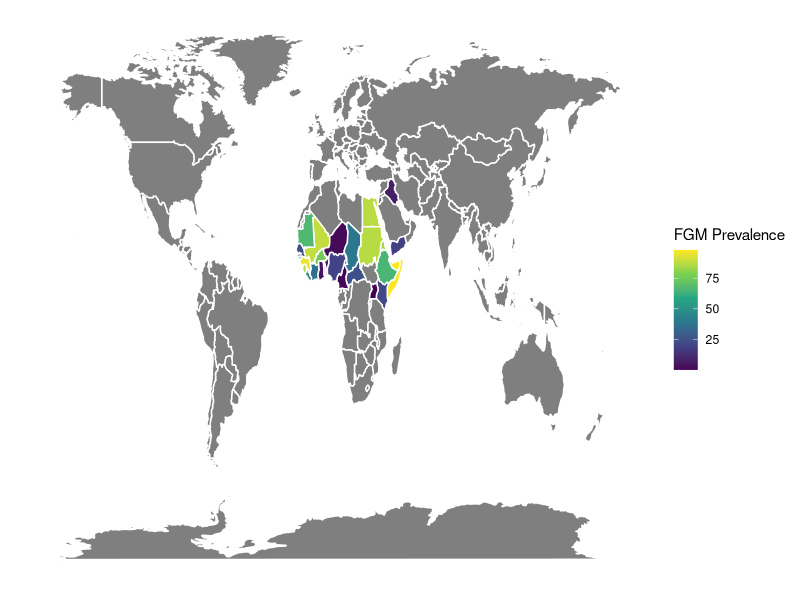
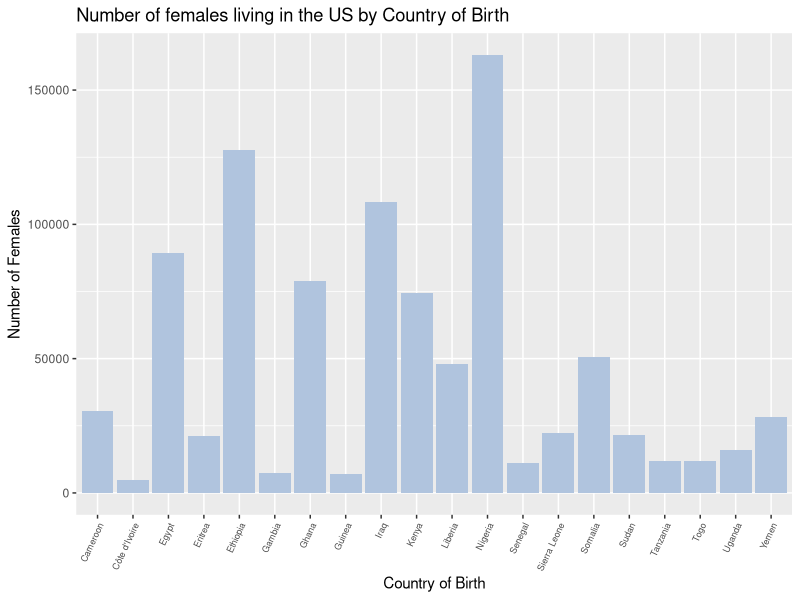
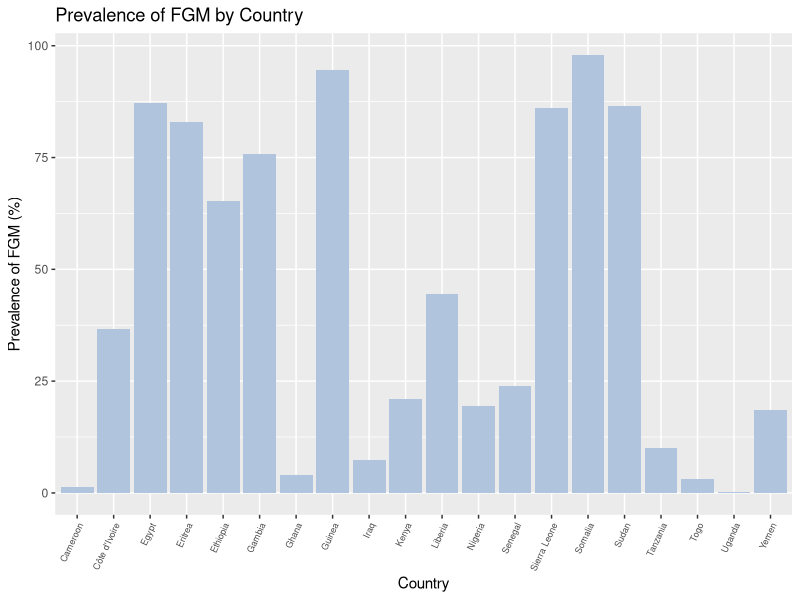
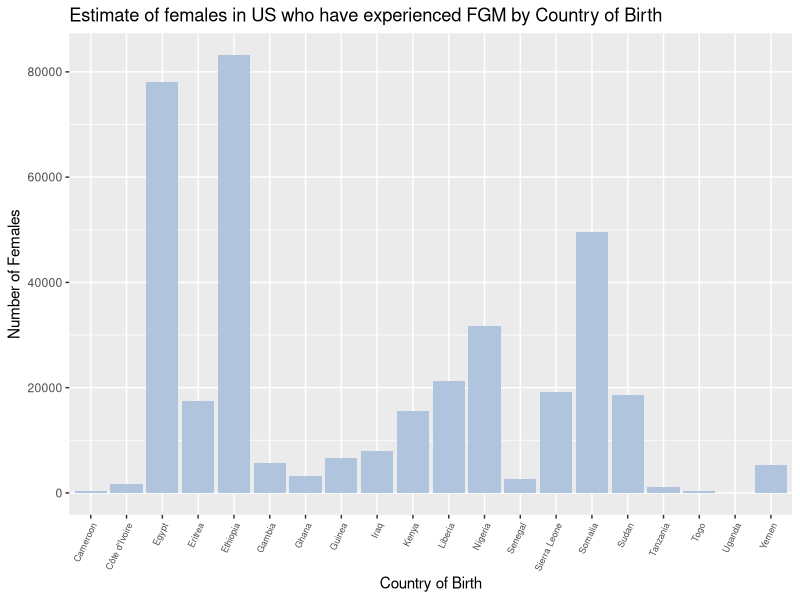

The R script that drew these images, in order:
## ---- chunk 1
knitr::opts_chunk$set(echo = TRUE)
## ---- chunk 2
library(readxl)
library(dplyr)
library(ggplot2)
library(tidyverse)
library(maps)
## ---- chunk 3
#Importing ACS data 
pob_acs <- read.csv("BST 260 Project Data.csv")
## ---- chunk 4
#Importing FGM Prev data 
fgm_prev <- read_xlsx("FGM-prevalence.xlsx")
## ---- chunk 5
#Filtering data set down to countries that practice FGM 
pob_fgm <- pob_acs %>% filter(Place.of.birth %in% c("Yemen",
                                                  "Iraq",
                                                  "Cameroon",
                                                  "Egypt",
                                                  "Ethiopia",
                                                  "Eritrea",
                                                  "Gambia",
                                                  "Ghana",
                                                  "Guinea",
                                                  "Ivory Coast (2017 or later)",
                                                  "Kenya",
                                                  "Liberia",
                                                  "Nigeria",
                                                  "Senegal",
                                                  "Sierra Leone",
                                                  "Somalia",
                                                  "Sudan",
                                                  "Tanzania",
                                                  "Togo",
                                                  "Uganda"))
## ---- chunk 6
#Changing the variable names 
pob_fgm <- pob_fgm %>% rename(Country = Place.of.birth)
fgm_prev <- fgm_prev %>% rename("fgm_prevalence" = "FGM prevalence among girls and women (%)")
## ---- chunk 7
#World Map 
world_map = map_data("world")

#Rename any countries to match 
world_map$region <- str_replace_all(world_map$region, "Ivory Coast", "Côte d'Ivoire")

world_map_fgm <- left_join(world_map,fgm_prev,by = c("region" = "Country"))


ggplot(world_map_fgm, aes(x = long, y = lat, group = group)) +
      geom_polygon(aes_string(fill="fgm_prevalence"), color = "white") + 
     scale_fill_viridis_c(name = "FGM Prevalence")+
      theme(panel.grid.major = element_blank(), 
            panel.background = element_blank(),
            axis.title = element_blank(), 
            axis.text = element_blank(),
            axis.ticks = element_blank())

## ---- chunk 8
# Changing the names of countries to match 
pob_fgm$Country <- str_replace_all(pob_fgm$Country, "Ivory Coast \\(2017 or later\\)", "Côte d'Ivoire")
fgm_prev$Country <- str_replace_all(fgm_prev$Country, "United Republic of Tanzania", "Tanzania")
## ---- chunk 9
#Join the dataset 
fgm_combined <- inner_join(pob_fgm, fgm_prev, by = c("Country"))
## ---- chunk 10
#Remove male and total population columns 
fgm_combined <- fgm_combined[-c(2,3)]
## ---- chunk 11
#Estimate the number of females who have experienced FGM in US 
fgm_combined$fgm_estimate <- fgm_combined$Female*(fgm_combined$fgm_prevalence/100)
## ---- chunk 12
#Total number of females in the US who are have experienced FGM 
fgm_combined %>% summarise(sum(fgm_estimate))
## ---- chunk 13
fgm_combined %>% 
  ggplot() +
  geom_bar(aes(x=Country, y = Female), stat = "identity", fill = "lightsteelblue") + 
  xlab("Country of Birth") + 
  ylab("Number of Females") +
  theme(axis.text.x = element_text(size = 6.5, angle = 65, hjust=1))+
  ggtitle("Number of females living in the US by Country of Birth") 
## ---- chunk 14
fgm_combined %>% 
  ggplot() +
  geom_bar(aes(x=Country, y = fgm_prevalence), stat = "identity", fill = "lightsteelblue") + 
  xlab("Country") + 
  ylab("Prevalence of FGM (%)") +
  theme(axis.text.x = element_text(size = 6.5, angle = 65, hjust=1))+
  ggtitle("Prevalence of FGM by Country") 




## ---- chunk 15
fgm_combined %>% 
  ggplot() +
  geom_bar(aes(x=Country, y = fgm_estimate), stat = "identity", fill = "lightsteelblue") + 
  xlab("Country of Birth") + 
  ylab("Number of Females") +
  theme(axis.text.x = element_text(size = 6.5, angle = 65, hjust=1))+
  ggtitle("Estimate of females in US who have experienced FGM by Country of Birth") 

